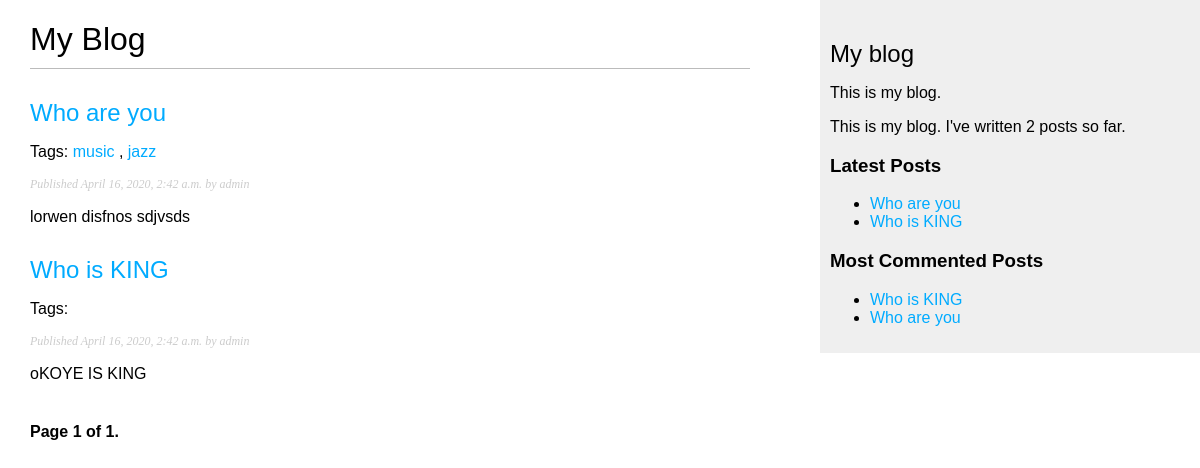
The page /blog/ on the database as committed earlier.
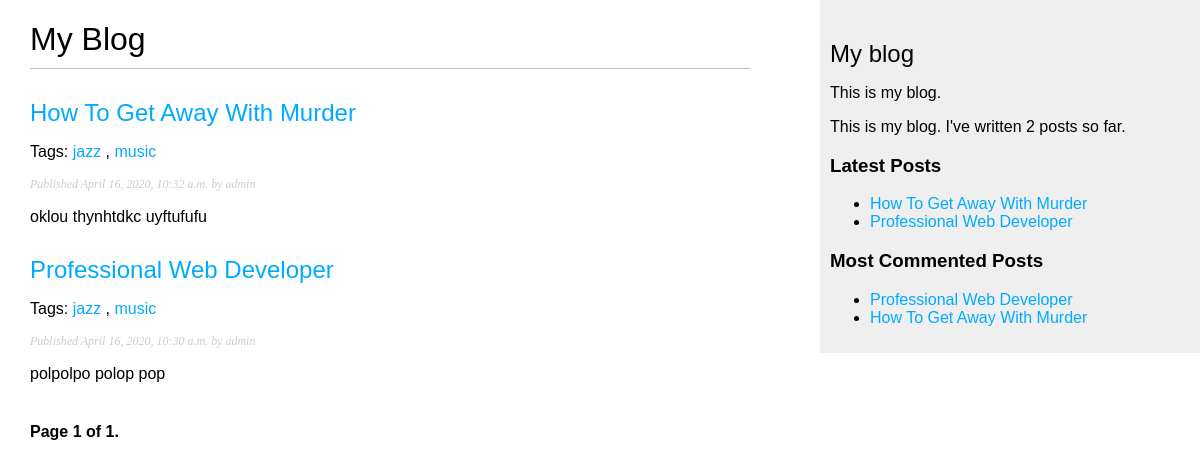
The same page on the database as committed later.
### blog/models.py (models this page shows, shortened)
class Post(models.Model):
    STATUS_CHOICES = (
        ('draft', 'Draft'),
        ('published', 'Published'),
    )
    title = models.CharField(max_length=250)
    slug = models.SlugField(max_length=250,
                            unique_for_date='publish')
    author = models.ForeignKey(User,
                              on_delete=models.CASCADE,
                              related_name='blog_posts')
    body = models.TextField()
    publish = models.DateTimeField(default=timezone.now)
    created = models.DateTimeField(auto_now_add=True)
    updated = models.DateTimeField(auto_now=True)
    status = models.CharField(max_length=10,
                              choices=STATUS_CHOICES,
                              default='draft')
    objects = models.Manager() # The default manager.
    published = PublishedManager() # Our custom manager.
    tags = TaggableManager()
    class Meta:
        ordering = ('-publish',)
    def get_absolute_url(self):
        return reverse('blog:post_detail',
                       args=[self.publish.year,
                             self.publish.month,
                             self.publish.day, self.slug])

### blog/views.py (the view)
# urls.py: path('', views.post_list, name='post_list'),
def post_list(request, tag_slug=None):
    object_list = Post.published.all()
    tag = None
    if tag_slug:
        tag = get_object_or_404(Tag, slug=tag_slug)
        object_list = object_list.filter(tags__in=[tag])
    paginator = Paginator(object_list, 3) # 3 posts in each page
    page = request.GET.get('page')
    try:
        posts = paginator.page(page)
    except PageNotAnInteger:
        posts = paginator.page(1)
    except EmptyPage:
        posts = paginator.page(paginator.num_pages)
    return render(request,
                 'blog/post/list.html',
                 {'page': page,
                  'posts': posts,
                  'tag': tag})

### blog/models.py (called while the page is built)
    def get_queryset(self):
        return super().get_queryset().filter(status='published')

### blog/templatetags/blog_tags.py (called while the page is built)
@register.simple_tag
def total_posts():
	return Post.published.count()

@register.inclusion_tag('blog/post/latest_posts.html')
def show_latest_posts(count=5):
	latest_posts = Post.published.order_by('-publish')[:count]
	return {'latest_posts': latest_posts}

@register.simple_tag
def get_most_commented_posts(count=5):
	return Post.published.annotate(
		total_comments=Count('comments')
	).order_by('-total_comments')[:count]

@register.filter(name='markdown')
def markdown_format(text):
	return mark_safe(markdown.markdown(text))

### blog/templates/blog/post/list.html (shortened to what this page needs)
{% extends "blog/base.html" %}
{% load blog_tags %}
{% block content %}
    <h1>My Blog</h1>
    {% for post in posts %}
        <h2>
            <a href="{{ post.get_absolute_url }}">
                {{ post.title }}
            </a>
        </h2>
        <p class="tags">
            Tags:
            {% for tag in post.tags.all %}
                <a href="{% url "blog:post_list_by_tag" tag.slug %}">
                    {{ tag.name }}
                </a>
                {% if not forloop.last %}, {% endif %}
            {% endfor %}
        </p>
        <p class="date">
            Published {{ post.publish }} by {{ post.author }}
        </p>
        {{ post.body|markdown|truncatewords:30 }}
    {% endfor %}
    {% include "pagination.html" with page=posts %}
{% endblock %}

### blog/templates/blog/base.html (shortened to what this page needs)
{% load blog_tags %}
{% load static %}
<!DOCTYPE html>
<html>
<head>
    <link href="{% static "css/blog.css" %}" rel="stylesheet">
</head>
<body>
<div id="content">
    {% block content %}
    {% endblock %}
</div>
<div id="sidebar">
    <h2>My blog</h2>
    <p>This is my blog.</p>
    <p>This is my blog. I've written {% total_posts %} posts so far.</p>
    <h3>Latest Posts</h3>
    {% show_latest_posts %}
    <h3>Most Commented Posts</h3>
    {% get_most_commented_posts as most_commented_posts %}
    <ul>
        {% for post in most_commented_posts %}
            <li>
                <a href="{{ post.get_absolute_url }}">{{ post.title }}</a>
            </li>
        {% endfor %}
    </ul>
</div>
</body>
</html>

### blog/templates/pagination.html (shortened to what this page needs)
<div class="pagination">
  <span class="step-links">
    <span class="current">
      Page {{ page.number }} of {{ page.paginator.num_pages }}.
    </span>
  </span>
</div>

### blog/templates/blog/post/latest_posts.html
<ul>
    {% for post in latest_posts %}
        <li>
            <a href="{{ post.get_absolute_url }}">{{ post.title }}</a>
        </li>
    {% endfor %}
</ul>

### blog/static/css/blog.css (style rules this page uses)
body { margin:0; padding:0; font-family:helvetica, sans-serif; }
a { color:#00abff; text-decoration:none; }
h1 { font-weight:normal; border-bottom:1px solid #bbb; padding:0 0 10px 0; }
h2 { font-weight:normal; margin:30px 0 0; }
#content { float:left; width:60%; padding:0 0 0 30px; }
#sidebar { float:right; width:30%; padding:10px; background:#efefef; height:100%; }
p.date { color:#ccc; font-family: georgia, serif; font-size: 12px; font-style: italic; }
.pagination { margin:40px 0; font-weight:bold; }

Rows that differ between the two databases and show on the page:
removed Post: title "Who are you", publish "April 16, 2020, 2:42 a.m.", author "admin", body "lorwen disfnos sdjvsds", Tag (name "music")
removed Tag: name "jazz", shown under Post "Who are you"
removed Post: title "Who is KING", publish "April 16, 2020, 2:42 a.m.", author "admin", body "oKOYE IS KING"
added Post: title "How To Get Away With Murder", publish "April 16, 2020, 10:32 a.m.", author "admin", body "oklou thynhtdkc uyftufufu", Tag (name "music")
changed Post: gains Tag (name "jazz")
added Post: title "Professional Web Developer", publish "April 16, 2020, 10:30 a.m.", author "admin", body "polpolpo polop pop", Tag (name "music")
changed Post: gains Tag (name "jazz")
